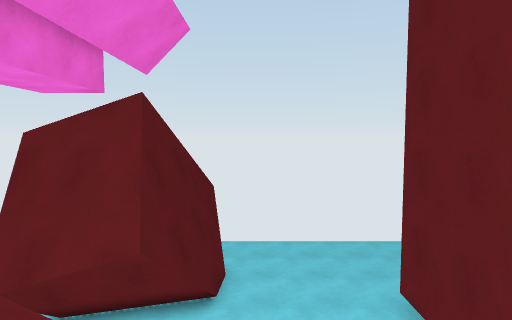
view 1 (above)

16 first-person views from a walk through a 3-D level made in the Unity game engine. The camera is 1.5 m above the floor, tilts 4° down and sees 75° across. The floor is counted in squares, 1 m on a side. Each view is taken from the middle of a square. On the plan, view 1 faces up. The plan holds only what a view shows up to about 15 squares ahead; the rest is blank. The place goes on beyond the plan. Surface patterns are stand-ins for the level's own textures.

view 2
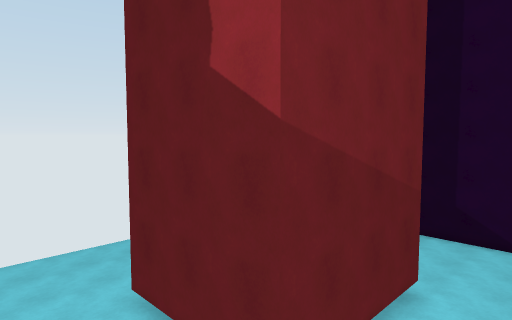

view 3
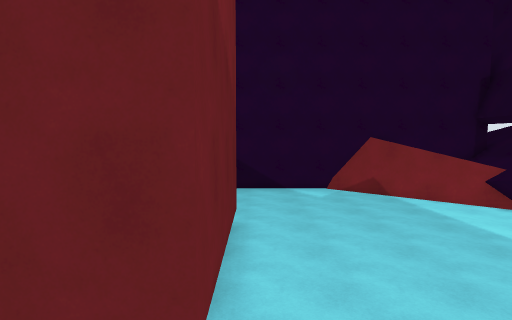

view 4
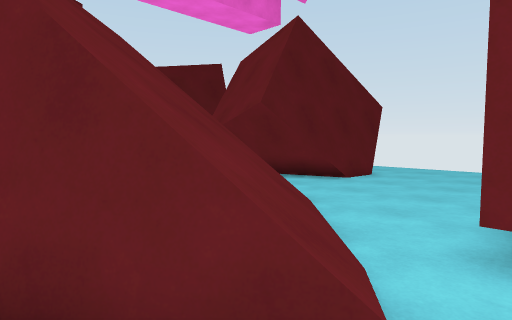

view 5
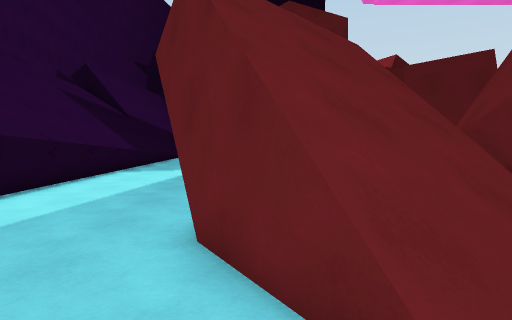

view 6
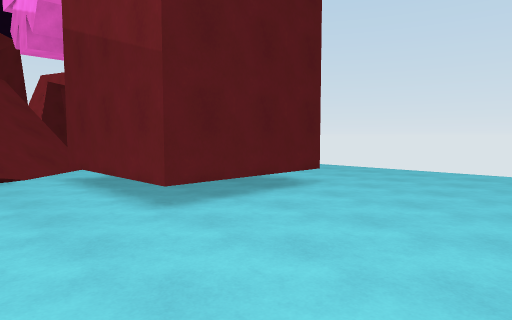

view 7
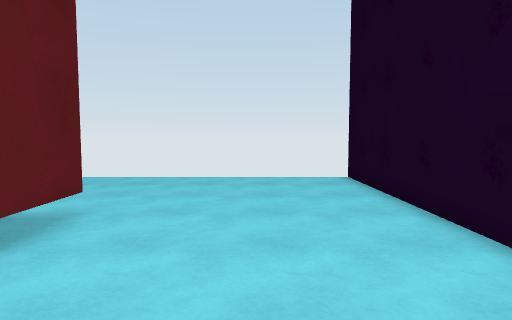

view 8
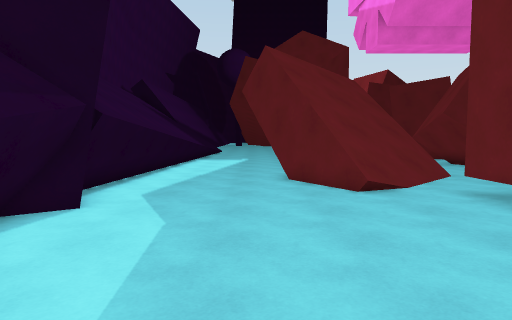

view 9
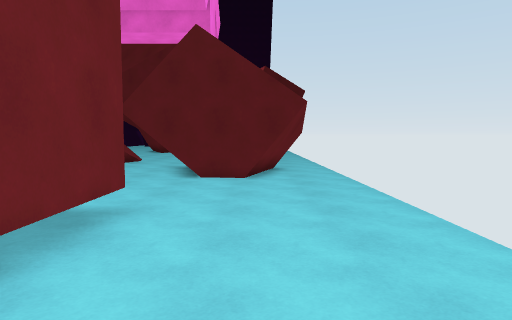

view 10
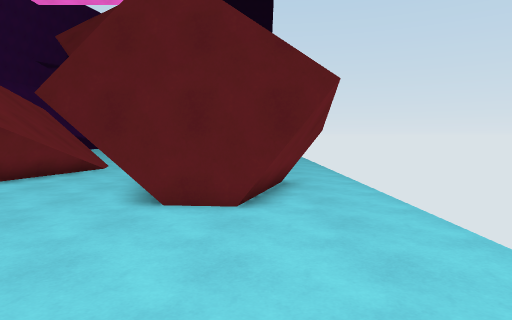

view 11
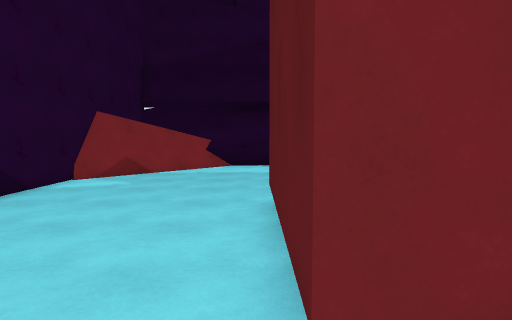

view 12
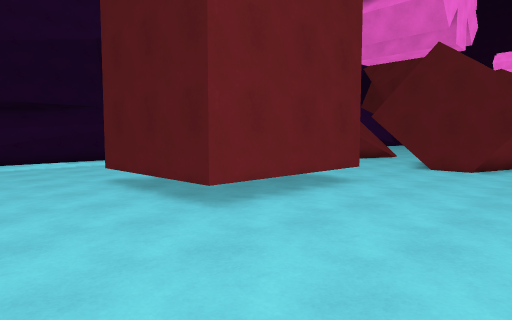

view 13
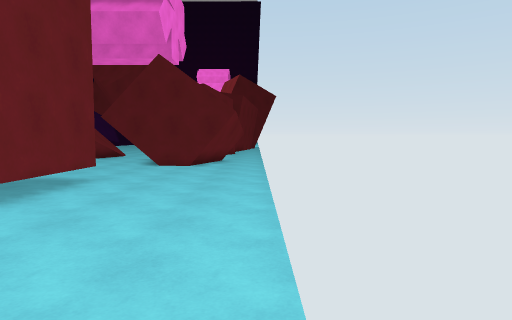

view 14
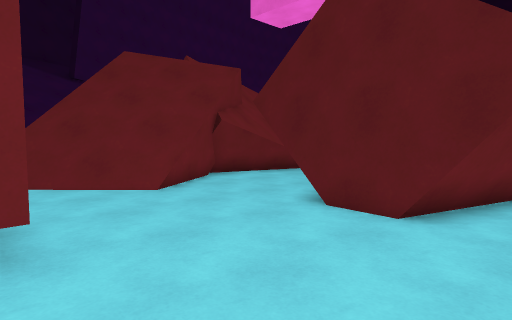

view 15
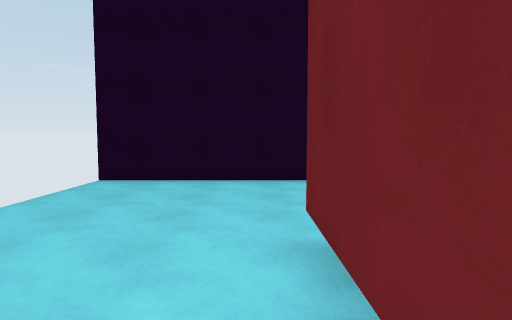

view 16
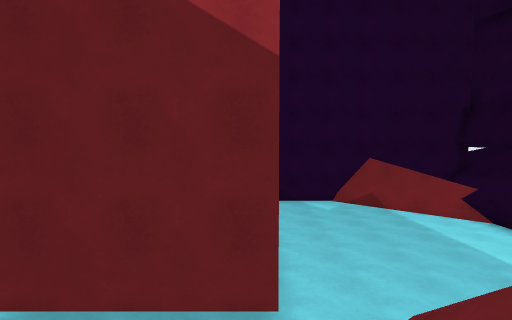

### Floor plan
Key: @ floor where view 1 was taken; # wall or solid block; . floor; / step, stairs or slope; = window, fence, low wall or low ledge; ^ raised ledge; T thing the floor can be seen under or through.
Columns run from 9 left of view 1 to 18 right of it. Each row starts with its distance up from view 1.
 15 ...........................#
 14 ....##.....................#
 13   ..####...................#
 12       ###..................#
 11        ##..................#
 10        #...................#
  9      ###.....TTTTTTT.......#
  8     ####.....T     T.......#
  7     ##.......T     T.......
  6 .............T     T.......
  5 //......#//..T     T......
  4 //////#/////.TTTTTTT.......
  3 ////#////////..............#
  2 ///  ////////..............#
  1 //   ////////#.............#
  0       ///@///..............#
 -1        //##=..............##
 -2     .....................=#
 -3  .......................=##
 -4 ........................##
 -5 .......................##
 -6 /////////////#####  #^^^
 -7 ////////////   ##     #^^^
 -8 ////// ////
 -9 ////
-10 ///
-11 //

Where each view was taken, in squares from view 1:
view 1: 0 up, 0 right, facing up
view 2: 0 up, 0 right, facing up-right
view 3: 3 up, 1 right, facing right
view 4: 1 down, 5 right, facing up-left
view 5: 0 up, 6 right, facing left
view 6: 0 up, 17 right, facing up-left
view 7: 3 up, 14 right, facing up
view 8: 2 down, 13 right, facing left
view 9: 12 up, 11 right, facing left
view 10: 12 up, 6 right, facing left
view 11: 11 up, 11 right, facing down
view 12: 15 up, 15 right, facing down-left
view 13: 15 up, 16 right, facing left
view 14: 14 up, 5 right, facing down-left
view 15: 10 up, 6 right, facing right
view 16: 4 up, 2 left, facing right
